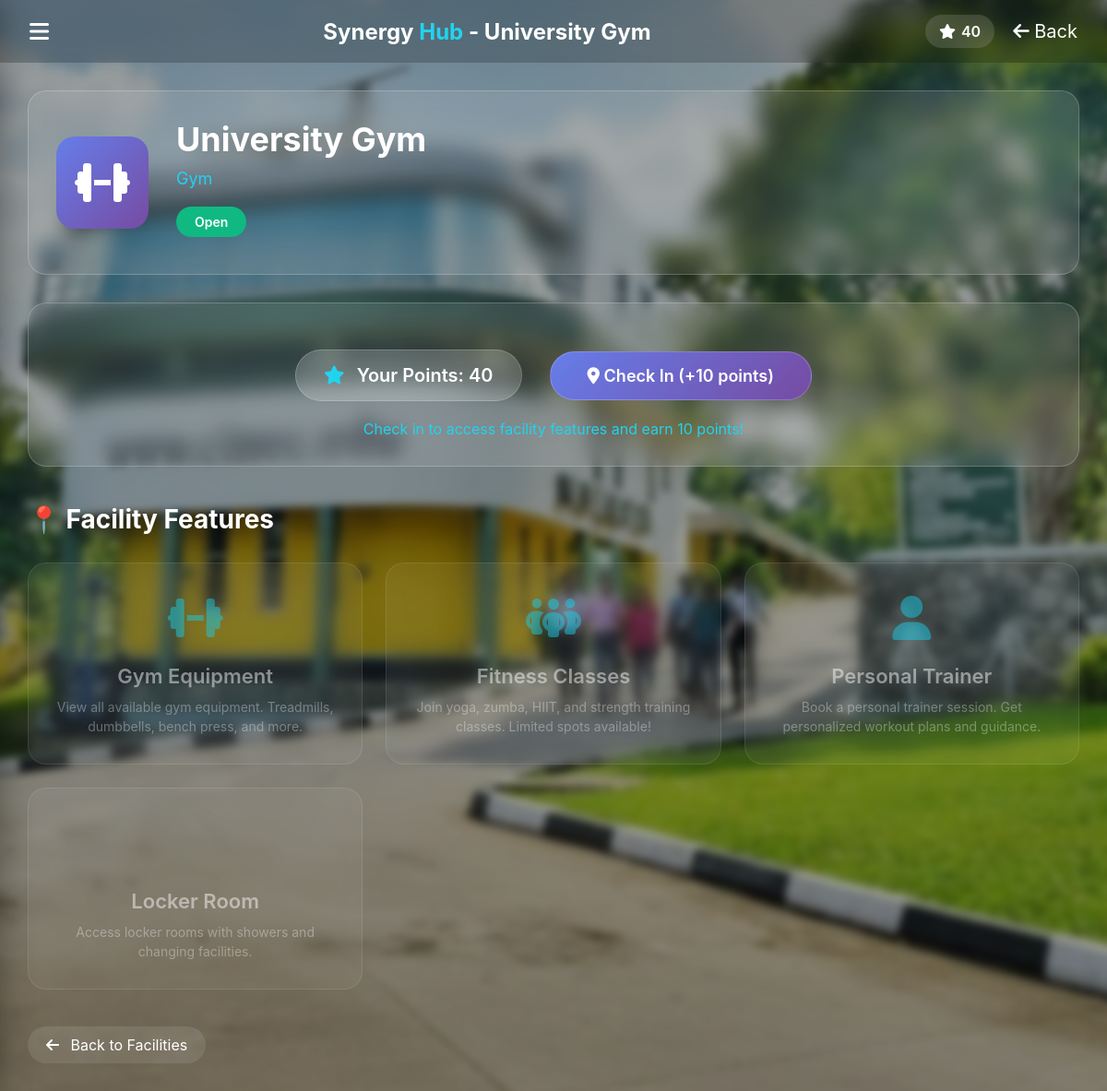
The page /synergy-hub_Full_Project/facility_details.php?id=2 (signed in) on the database its author committed.
### tables this page shows
CREATE TABLE `facilities` (
  `FacilityID` int(11) NOT NULL,
  `Name` varchar(100) NOT NULL,
  `Type` enum('Gym','Library','Café','Transport','GameField','Pool') NOT NULL,
  `Status` enum('Open','Closed','Maintenance') DEFAULT 'Open',
  `Capacity` int(11) DEFAULT NULL,
  `ExtraInfo` longtext DEFAULT NULL CHECK (json_valid(`ExtraInfo`))
);

CREATE TABLE `users` (
  `UserID` int(11) NOT NULL,
  `StudentID` varchar(20) DEFAULT NULL,
  `Name` varchar(100) NOT NULL,
  `Email` varchar(100) NOT NULL,
  `PasswordHash` varchar(255) NOT NULL,
  `Role` enum('Admin','User','Visitor') DEFAULT 'User',
  `PointsBalance` int(11) DEFAULT 0,
  `MembershipStatus` enum('Active','Inactive','Expired') DEFAULT 'Active',
  `CreatedAt` timestamp NOT NULL DEFAULT current_timestamp()
);

### synergy-hub_Full_Project/facility_details.php (the view, shortened to what this page needs)
<?php
require_once 'config.php';
$user_id = $_SESSION['user_id'];
$facility_id = isset($_GET['id']) ? intval($_GET['id']) : 0;
$facility_sql = "SELECT * FROM Facilities WHERE FacilityID = ?";
$facility_stmt = mysqli_prepare($conn, $facility_sql);
mysqli_stmt_bind_param($facility_stmt, "i", $facility_id);
mysqli_stmt_execute($facility_stmt);
$facility_result = mysqli_stmt_get_result($facility_stmt);
$facility = mysqli_fetch_assoc($facility_result);
$check_sql = "SELECT * FROM CheckIns WHERE UserID = ? AND FacilityID = ? AND DATE(Timestamp) = CURDATE()";
$check_stmt = mysqli_prepare($conn, $check_sql);
mysqli_stmt_bind_param($check_stmt, "ii", $user_id, $facility_id);
mysqli_stmt_execute($check_stmt);
$check_result = mysqli_stmt_get_result($check_stmt);
$already_checked_in = mysqli_num_rows($check_result) > 0;
$user_sql = "SELECT PointsBalance, Name FROM Users WHERE UserID = ?";
$user_stmt = mysqli_prepare($conn, $user_sql);
mysqli_stmt_bind_param($user_stmt, "i", $user_id);
mysqli_stmt_execute($user_stmt);
$user_result = mysqli_stmt_get_result($user_stmt);
$user = mysqli_fetch_assoc($user_result);
?>
<!DOCTYPE html>
<html lang="en">
<head>
    <link rel="stylesheet" href="https://cdnjs.cloudflare.com/ajax/libs/font-awesome/6.5.0/css/all.min.css">
</head>
<body>
<div class="bg"></div>
<header class="navbar">
    <div class="menu-btn" onclick="toggleSidebar()">
        <i class="fa-solid fa-bars"></i>
    </div>
    <h1 class="logo">Synergy <span>Hub</span> - <?php echo htmlspecialchars($facility['Name']); ?></h1>
    <div class="icons">
        <div class="points">
            <i class="fa-solid fa-star"></i>
            <span id="pointsDisplay"><?php echo $user['PointsBalance']; ?></span>
        </div>
        <a href="facilities.php" class="home-link">
            <i class="fa-solid fa-arrow-left"></i> Back
        </a>
    </div>
</header>
<div class="container">
    <div class="facility-header">
        <?php
        $icon = 'fa-building';
        if($facility['Type'] == 'Gym') $icon = 'fa-dumbbell';
        else if($facility['Type'] == 'Library') $icon = 'fa-book';
        else if($facility['Type'] == 'Café') $icon = 'fa-mug-saucer';
        else if($facility['Type'] == 'GameField') $icon = 'fa-futbol';
        else if($facility['Type'] == 'Transport') $icon = 'fa-bus';
        ?>
        <div class="facility-icon">
            <i class="fa-solid <?php echo $icon; ?>"></i>
        </div>
        <div class="facility-info">
            <h1 class="facility-name"><?php echo htmlspecialchars($facility['Name']); ?></h1>
            <div class="facility-type"><?php echo htmlspecialchars($facility['Type']); ?></div>
            <div class="facility-status status-<?php echo $facility['Status']; ?>">
                <?php echo $facility['Status']; ?>
            </div>
        </div>
    </div>
    <div class="checkin-section">
        <div class="points-info">
            <div class="points-badge">
                <i class="fa-solid fa-star"></i> Your Points: <span id="currentPoints"><?php echo $user['PointsBalance']; ?></span>
            </div>
            <button class="checkin-btn" id="checkinBtn" onclick="checkIn(<?php echo $facility_id; ?>)"
                <?php echo ($already_checked_in || $facility['Status'] != 'Open') ? 'disabled' : ''; ?>>
                <i class="fa-solid fa-location-dot"></i> Check In (+10 points)
            </button>
        </div>
        <div class="checkin-message" id="checkinMessage">
            <?php if($already_checked_in): ?>
                ✅ You have already checked in today! Access all features below.
            <?php elseif($facility['Status'] != 'Open'): ?>
                ⚠️ This facility is currently closed.
            <?php else: ?>
                Check in to access facility features and earn 10 points!
            <?php endif; ?>
        </div>
    </div>
    <h2 style="color: white; margin: 40px 0 20px; font-size: 28px;">📍 Facility Features</h2>
    <div class="features-grid">
        <?php if($facility['Type'] == 'Café'): ?>
        <a href="cafe_menu.php?id=<?php echo $facility_id; ?>" class="feature-card <?php echo $already_checked_in ? 'active' : ''; ?>">
            <div class="feature-icon">
                <i class="fa-solid fa-mug-saucer"></i>
            </div>
            <div class="feature-title">View Menu</div>
            <div class="feature-description">
                Browse our full menu with prices, photos, and availability. See what's fresh today!
            </div>
        </a>
        <a href="cafe_order.php?id=<?php echo $facility_id; ?>" class="feature-card <?php echo $already_checked_in ? 'active' : ''; ?>">
            <div class="feature-icon">
                <i class="fa-solid fa-cart-shopping"></i>
            </div>
            <div class="feature-title">Order Food</div>
            <div class="feature-description">
                Place orders for pickup. Add items to cart, choose quantity, and pay with cash or points!
            </div>
        </a>
        <a href="special_offers.php?id=<?php echo $facility_id; ?>" class="feature-card <?php echo $already_checked_in ? 'active' : ''; ?>">
            <div class="feature-icon">
                <i class="fa-solid fa-tag"></i>
            </div>
            <div class="feature-title">Special Offers</div>
            <div class="feature-description">
                Check daily specials and combo offers. Save points on selected items!
            </div>
        </a>
        <a href="reserve_table.php?id=<?php echo $facility_id; ?>" class="feature-card <?php echo $already_checked_in ? 'active' : ''; ?>">
            <div class="feature-icon">
                <i class="fa-solid fa-chair"></i>
            </div>
            <div class="feature-title">Reserve Table</div>
            <div class="feature-description">
                Reserve a table for you and your friends during peak hours.
            </div>
        </a>
        <?php elseif($facility['Type'] == 'Gym'): ?>
        <a href="gym_equipment.php?id=<?php echo $facility_id; ?>" class="feature-card <?php echo $already_checked_in ? 'active' : ''; ?>">
            <div class="feature-icon">
                <i class="fa-solid fa-dumbbell"></i>
            </div>
            <div class="feature-title">Gym Equipment</div>
            <div class="feature-description">
                View all available gym equipment. Treadmills, dumbbells, bench press, and more.
            </div>
        </a>
        <a href="gym_equipment.php?id=<?php echo $facility_id; ?>&tab=classes" class="feature-card <?php echo $already_checked_in ? 'active' : ''; ?>">
            <div class="feature-icon">
                <i class="fa-solid fa-people-group"></i>
            </div>
            <div class="feature-title">Fitness Classes</div>
            <div class="feature-description">
                Join yoga, zumba, HIIT, and strength training classes. Limited spots available!
            </div>
        </a>
        <div class="feature-card <?php echo $already_checked_in ? 'active' : ''; ?>" onclick="featureAction('Personal Trainer')">
            <div class="feature-icon">
                <i class="fa-solid fa-user"></i>
            </div>
            <div class="feature-title">Personal Trainer</div>
            <div class="feature-description">
                Book a personal trainer session. Get personalized workout plans and guidance.
            </div>
        </div>
        <div class="feature-card <?php echo $already_checked_in ? 'active' : ''; ?>" onclick="featureAction('Locker Room')">
            <div class="feature-icon">
            </div>
            <div class="feature-title">Locker Room</div>
            <div class="feature-description">
                Access locker rooms with showers and changing facilities.
            </div>
        </div>
        <?php endif; ?>
    </div>
    <a href="facilities.php" class="back-btn">
        <i class="fa-solid fa-arrow-left"></i> Back to Facilities
    </a>
</div>
</body>
</html>

### synergy-hub_Full_Project/facility_details.php (style rules this page uses)
* { margin: 0; padding: 0; box-sizing: border-box; font-family: -apple-system, BlinkMacSystemFont, 'Segoe UI', Roboto, Oxygen, Ubuntu, sans-serif; }
body { min-height: 100vh; position: relative; }
.bg { position: fixed; top: 0; left: 0; right: 0; bottom: 0; z-index: -1; }
.bg::before { content: ""; position: absolute; inset: 0; background-image: url("campus.jpg"); background-size: cover; background-position: center; filter: blur(4px) brightness(0.65); transform: scale(1.05); pointer-events: none; }
.navbar { display: flex; justify-content: space-between; align-items: center; padding: 16px 32px; background: rgba(0,0,0,0.2); backdrop-filter: blur(10px); position: relative; z-index: 1000; }
.logo { font-size: 24px; font-weight: 700; color: white; }
.logo span { color: #22d3ee; }
.icons { display: flex; gap: 20px; align-items: center; }
.menu-btn { color: white; font-size: 24px; cursor: pointer; transition: transform 0.3s ease; }
.points { display: flex; align-items: center; gap: 6px; font-weight: 600; padding: 8px 15px; border-radius: 20px; background: rgba(255,255,255,0.15); backdrop-filter: blur(10px); color: white; transition: all 0.3s; }
.home-link { color: white; font-size: 20px; text-decoration: none; }
.container { padding: 30px; max-width: 1200px; margin: 0 auto; }
.facility-header { background: rgba(255,255,255,0.1); backdrop-filter: blur(10px); border-radius: 20px; padding: 30px; margin-bottom: 30px; display: flex; align-items: center; gap: 30px; border: 1px solid rgba(255,255,255,0.2); }
.facility-icon { width: 100px; height: 100px; background: linear-gradient(135deg, #667eea 0%, #764ba2 100%); border-radius: 20px; display: flex; align-items: center; justify-content: center; font-size: 48px; color: white; }
.facility-info { flex: 1; }
.facility-name { font-size: 36px; color: white; margin-bottom: 10px; }
.facility-type { color: #22d3ee; font-size: 18px; margin-bottom: 10px; }
.facility-status { display: inline-block; padding: 8px 20px; border-radius: 30px; font-size: 14px; font-weight: 600; margin: 10px 0; }
.status-Open { background: #10b981; color: white; }
.checkin-section { background: rgba(255,255,255,0.1); backdrop-filter: blur(10px); border-radius: 20px; padding: 30px; margin-bottom: 30px; border: 1px solid rgba(255,255,255,0.2); text-align: center; }
.points-info { display: flex; justify-content: center; align-items: center; gap: 30px; margin: 20px 0; flex-wrap: wrap; }
.points-badge { background: rgba(255,255,255,0.15); backdrop-filter: blur(10px); color: white; padding: 15px 30px; border-radius: 50px; font-size: 20px; font-weight: 600; border: 1px solid rgba(255,255,255,0.2); }
.points-badge i { color: #22d3ee; margin-right: 8px; }
.checkin-btn { padding: 15px 40px; background: linear-gradient(135deg, #667eea 0%, #764ba2 100%); border: none; border-radius: 50px; color: white; font-size: 18px; font-weight: 600; cursor: pointer; transition: all 0.3s; border: 1px solid rgba(255,255,255,0.2); }
.checkin-message { margin-top: 15px; color: #22d3ee; font-size: 16px; }
.features-grid { display: grid; grid-template-columns: repeat(auto-fit, minmax(280px, 1fr)); gap: 25px; margin-top: 30px; }
.feature-card { background: rgba(255,255,255,0.1); backdrop-filter: blur(10px); border-radius: 20px; padding: 30px; border: 1px solid rgba(255,255,255,0.2); transition: all 0.3s; cursor: pointer; opacity: 0.5; pointer-events: none; text-align: center; text-decoration: none; color: white; display: block; }
.feature-icon { font-size: 48px; color: #22d3ee; margin-bottom: 20px; }
.feature-title { color: white; font-size: 22px; font-weight: 600; margin-bottom: 10px; }
.feature-description { color: rgba(255,255,255,0.7); font-size: 14px; line-height: 1.5; }
.back-btn { display: inline-block; margin-top: 40px; color: white; text-decoration: none; font-size: 16px; padding: 10px 20px; background: rgba(255,255,255,0.1); border-radius: 30px; transition: all 0.3s; }
.back-btn i { margin-right: 8px; }

### rows shown on the page
facilities: Name "University Gym", Type "Gym", Status "Open"
users: PointsBalance "40"
